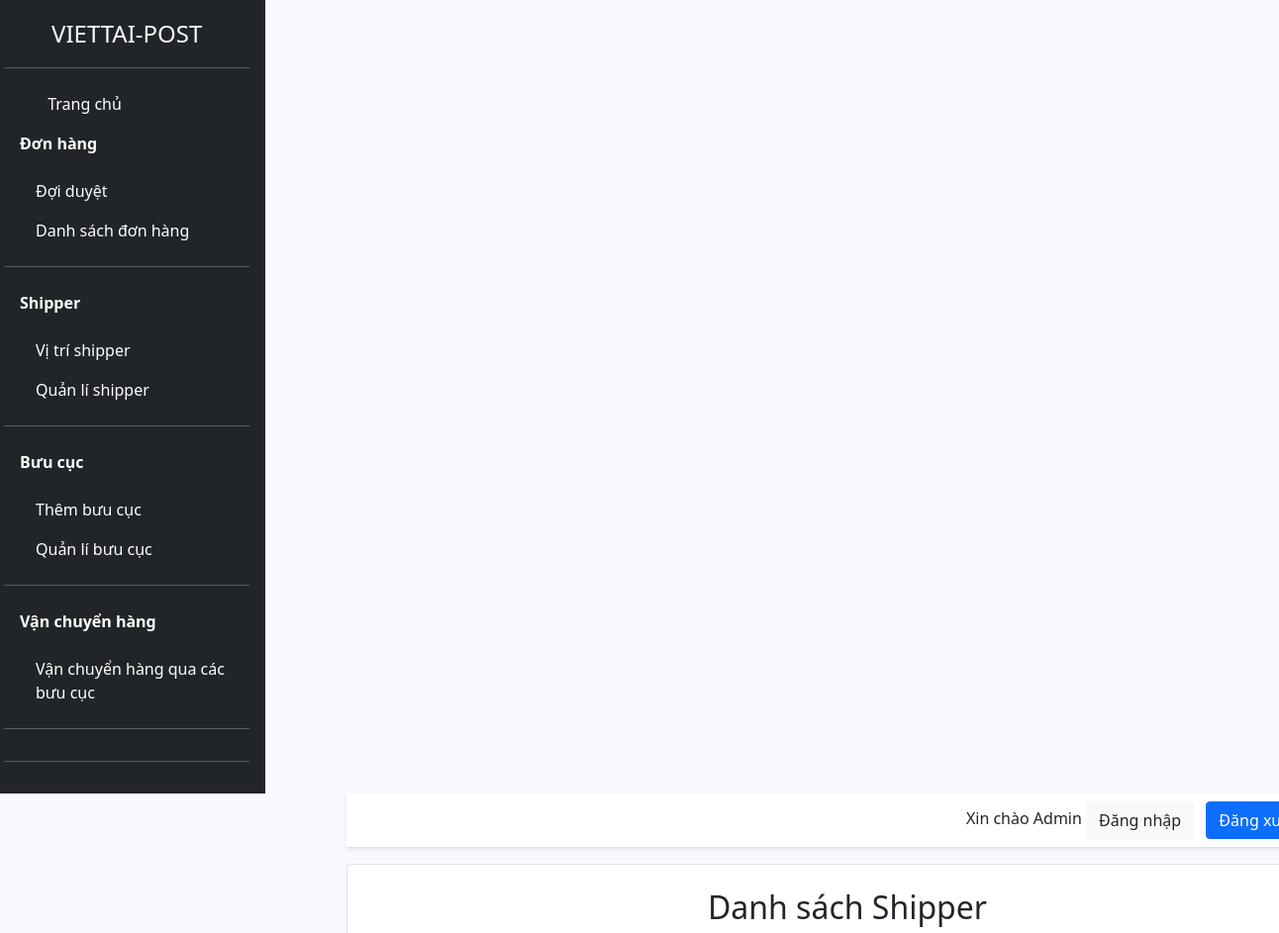
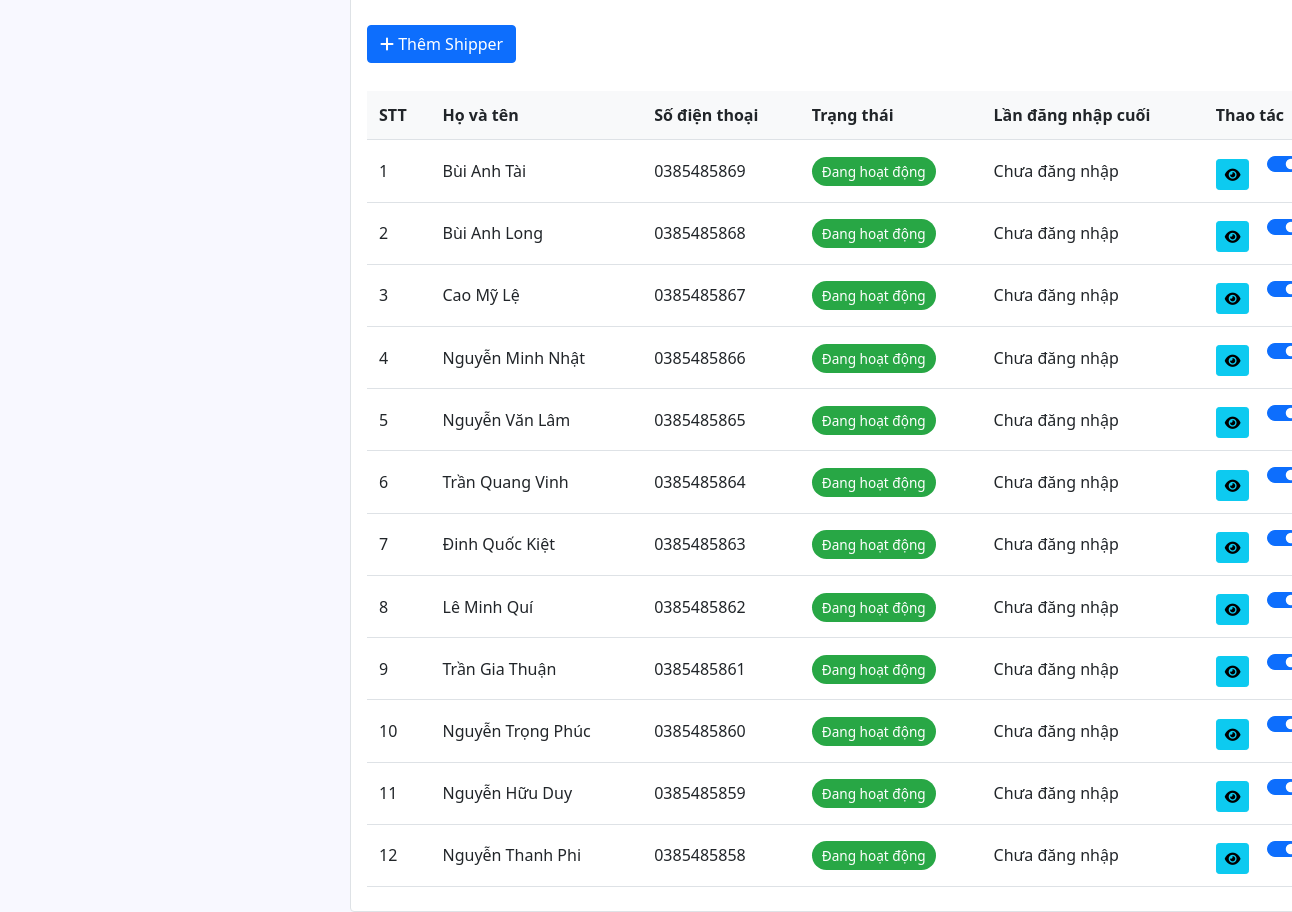
/admin/quan-li-shipper.php, run on the app's committed database (2 pictures, top to bottom).
### tables this page shows
CREATE TABLE `shipper` (
  `id` int(11) NOT NULL,
  `ho_ten` varchar(100) NOT NULL,
  `so_dien_thoai` varchar(20) NOT NULL,
  `mat_khau` text NOT NULL,
  `id_buu_cuc` int(11) NOT NULL,
  `vi_do` decimal(10,7) DEFAULT NULL,
  `kinh_do` decimal(10,7) DEFAULT NULL,
  `ngay_tao` timestamp NOT NULL DEFAULT current_timestamp(),
  `ngay_cap_nhat` timestamp NOT NULL DEFAULT current_timestamp() ON UPDATE current_timestamp(),
  `trang_thai` enum('Đang hoạt động','Không hoạt động','Đã nghỉ việc','Khóa tài khoản') NOT NULL DEFAULT 'Không hoạt động',
  `cccd_truoc` varchar(255) DEFAULT NULL,
  `cccd_sau` varchar(255) DEFAULT NULL,
  `bang_lai_xe` varchar(255) DEFAULT NULL,
  `giay_dk_xe` varchar(255) DEFAULT NULL,
  `last_login` datetime DEFAULT NULL
);

### controller/cls-admin.php (called while the page is built, shortened)
<?php
class clsAdmin extends ConnectDB
{
    public function getTatCaShipper()
    {
        $conn = $this->connect();
        $sql = "SELECT s.*, b.ten_buu_cuc FROM shipper s
            LEFT JOIN buu_cuc b ON s.id_buu_cuc = b.id";
        return $conn->query($sql)->fetchAll(PDO::FETCH_ASSOC);
    }
}

### admin/quan-li-shipper.php (the view, shortened to what this page needs)
<?php
require_once '../controller/cls-admin.php';
$admin = new clsAdmin();
$shippers = $admin->getTatCaShipper();
?>
<!DOCTYPE html>
<html lang="vi">
<head>
    <link rel="stylesheet" href="../../assets/boostrap_css/bootstrap.min.css">
    <link rel="stylesheet" href="https://cdnjs.cloudflare.com/ajax/libs/font-awesome/6.0.0/css/all.min.css">
    <link rel="stylesheet" href="../../assets/css/admincss.css">
</head>
<body>
    <div class="admin-container row">
        <?php require_once 'view/sidebar.php'; ?>
        <div class="main-content">
            <?php require_once 'view/header.php'; ?>
            <div class="container py-4 card border rounded-4 p-3">
                <div class="text-center mb-4">
                    <h2>Danh sách Shipper</h2>
                </div>
                <div class="mb-2">
                    <button class="btn btn-primary" data-bs-toggle="modal" data-bs-target="#addShipperModal">
                        <i class="fas fa-plus"></i> Thêm Shipper
                    </button>
                </div>
                <div class="table-responsive">
                    <table class="shipper-table">
                        <thead>
                            <tr>
                                <th>STT</th>
                                <th>Họ và tên</th>
                                <th>Số điện thoại</th>
                                <th>Trạng thái</th>
                                <th>Lần đăng nhập cuối</th>
                                <th>Thao tác</th>
                            </tr>
                        </thead>
                        <tbody>
                            <?php foreach ($shippers as $index => $shipper): ?>
                            <tr>
                                <td><?php echo $index + 1; ?></td>
                                <td><?php echo htmlspecialchars($shipper['ho_ten']); ?></td>
                                <td><?php echo htmlspecialchars($shipper['so_dien_thoai']); ?></td>
                                <td>
                                    <?php
                                        $statusClass = '';
                                        switch ($shipper['trang_thai']) {
                                            case 'Đang hoạt động':
                                                $statusClass = 'status-active';
                                                break;
                                        }
                                        ?>
                                    <span class="status-badge <?php echo $statusClass; ?>">
                                        <?php echo htmlspecialchars($shipper['trang_thai']); ?>
                                    </span>
                                </td>
                                <td><?php
                                        echo $shipper['last_login']
                                            ? date('d/m/Y H:i', strtotime($shipper['last_login']))
                                            : 'Chưa đăng nhập';
                                        ?></td>
                                <td class="action-buttons">
                                    <button class="btn btn-info btn-sm"
                                        onclick="viewShipper(<?php echo $shipper['id']; ?>)">
                                        <i class="fas fa-eye"></i>
                                    </button>
                                    <div class="form-check form-switch d-inline-block ms-2">
                                        <input class="form-check-input" type="checkbox" role="switch"
                                            id="statusSwitch<?php echo $shipper['id']; ?>"
                                            <?php echo $shipper['trang_thai'] === 'Đang hoạt động' ? 'checked' : ''; ?>
                                            onclick="window.location.href='?toggle_status=<?php echo $shipper['id']; ?>&status=<?php echo $shipper['trang_thai'] === 'Đang hoạt động' ? 'Không hoạt động' : 'Đang hoạt động'; ?>'">
                                    </div>
                                </td>
                            </tr>
                            <?php endforeach; ?>
                        </tbody>
                    </table>
                </div>
            </div>
        </div>
    </div>
</body>
</html>

### admin/view/sidebar.php (shortened to what this page needs)
<div class="d-flex flex-column flex-shrink-0 p-3 text-white bg-dark" style="width: 280px;">
    <a href="/" class="d-flex align-items-center mb-3 mb-md-0 me-md-auto text-white text-decoration-none">
      <svg class="bi me-2" width="40" height="32"><use xlink:href="#bootstrap"></use></svg>
      <span class="fs-4">VIETTAI-POST</span>
    </a>
    <hr>
    <ul class="nav nav-pills flex-column mb-auto">
      <li class="nav-item">
        <a href="home.php" class="nav-link text-white" aria-current="page">
          <svg class="bi me-2" width="16" height="16"><use xlink:href="#home"></use></svg>
          Trang chủ
        </a>
      </li>
       <li class="nav-item">
        <span class="nav-link text-white"><b>Đơn hàng</b></span>
        <ul style="list-style:none; padding-left: 1rem; margin-top: 0.5rem;">
          <li>
            <a class="nav-link text-white" href="duyet-don.php">Đợi duyệt</a>
          </li>
          <li>
            <a class="nav-link text-white" href="don-hang.php">Danh sách đơn hàng</a>
          </li>
        </ul>
      </li>
      <hr>
      <li class="nav-item">
        <span class="nav-link text-white"><b>Shipper</b></span>
        <ul style="list-style:none; padding-left: 1rem; margin-top: 0.5rem;">
          <li>
            <a class="nav-link text-white" href="vi-tri-shipper.php">Vị trí shipper</a>
          </li>
          <li>
            <a class="nav-link text-white" href="quan-li-shipper.php">Quản lí shipper</a>
          </li>
        </ul>
      </li>
      <hr>
      <li class="nav-item">
        <span class="nav-link text-white"><b>Bưu cục</b></span>
        <ul style="list-style:none; padding-left: 1rem; margin-top: 0.5rem;">
          <li>
            <a class="nav-link text-white" href="them-buu-cuc.php">Thêm bưu cục</a>
          </li>
          <li>
            <a class="nav-link text-white" href="quan-li-buu-cuc.php">Quản lí bưu cục</a>
          </li>
        </ul>
      </li>
      <hr>
      <li class="nav-item">
        <span class="nav-link text-white"><b>Vận chuyển hàng</b></span>
        <ul style="list-style:none; padding-left: 1rem; margin-top: 0.5rem;">
          <li>
            <a class="nav-link text-white" href="van-chuyen-hang.php">Vận chuyển hàng qua các bưu cục</a>
          </li>
        </ul>
      </li>
      <hr>
    </ul>
    <hr>
  </div>
   <link rel="stylesheet" href="../asset/css/bootstrap.min.css">
    <link rel="stylesheet" href="../asset/css/style.css">

### admin/view/header.php
<div class="px-3 py-2 border-bottom mb-3 shadow-sm bg-white">
      <div class="container d-flex flex-wrap justify-content-end">
        <div class="text-end">
          Xin chào Admin
          <button type="button" class="btn btn-light text-dark me-2">Đăng nhập</button>
          <button type="button" class="btn btn-primary">Đăng xuất</button>
        </div>
      </div>
    </div>

### asset/css/admincss.css (style rules this page uses)
body { background-color: aliceblue; }
.main-content { margin-left: 350px; width: 70%; margin-top: 50px; }

### asset/css/style.css (style rules this page uses)
.main-content { width: calc(100% - 280px); min-height: 100vh; display: flex; flex-direction: column; }
body { background-color: ghostwhite; }

### admin/quan-li-shipper.php (style rules this page uses)
.shipper-table { width: 100%; border-collapse: collapse; margin-top: 20px; }
.shipper-table th, .shipper-table td { padding: 12px; text-align: left; border-bottom: 1px solid #dee2e6; }
.shipper-table th { background-color: #f8f9fa; font-weight: 600; }
.status-badge { padding: 5px 10px; border-radius: 15px; font-size: 0.85rem; font-weight: 500; }
.status-active { background-color: #28a745; color: white; }
.action-buttons .btn { margin-right: 5px; }

### data on the page
shipper: ho_ten "Bùi Anh Tài", so_dien_thoai "0385485869", trang_thai "Đang hoạt động", shows "Chưa đăng nhập", trang_thai "☑"
shipper: ho_ten "Bùi Anh Long", so_dien_thoai "0385485868", trang_thai "Đang hoạt động", shows "Chưa đăng nhập", trang_thai "☑"
shipper: ho_ten "Cao Mỹ Lệ", so_dien_thoai "0385485867", trang_thai "Đang hoạt động", shows "Chưa đăng nhập", trang_thai "☑"
shipper: ho_ten "Nguyễn Minh Nhật", so_dien_thoai "0385485866", trang_thai "Đang hoạt động", shows "Chưa đăng nhập", trang_thai "☑"
shipper: ho_ten "Nguyễn Văn Lâm", so_dien_thoai "0385485865", trang_thai "Đang hoạt động", shows "Chưa đăng nhập", trang_thai "☑"
shipper: ho_ten "Trần Quang Vinh", so_dien_thoai "0385485864", trang_thai "Đang hoạt động", shows "Chưa đăng nhập", trang_thai "☑"
shipper: ho_ten "Đinh Quốc Kiệt", so_dien_thoai "0385485863", trang_thai "Đang hoạt động", shows "Chưa đăng nhập", trang_thai "☑"
shipper: ho_ten "Lê Minh Quí", so_dien_thoai "0385485862", trang_thai "Đang hoạt động", shows "Chưa đăng nhập", trang_thai "☑"
shipper: ho_ten "Trần Gia Thuận", so_dien_thoai "0385485861", trang_thai "Đang hoạt động", shows "Chưa đăng nhập", trang_thai "☑"
shipper: ho_ten "Nguyễn Trọng Phúc", so_dien_thoai "0385485860", trang_thai "Đang hoạt động", shows "Chưa đăng nhập", trang_thai "☑"
shipper: ho_ten "Nguyễn Hữu Duy", so_dien_thoai "0385485859", trang_thai "Đang hoạt động", shows "Chưa đăng nhập", trang_thai "☑"
shipper: ho_ten "Nguyễn Thanh Phi", so_dien_thoai "0385485858", trang_thai "Đang hoạt động", shows "Chưa đăng nhập", trang_thai "☑"
